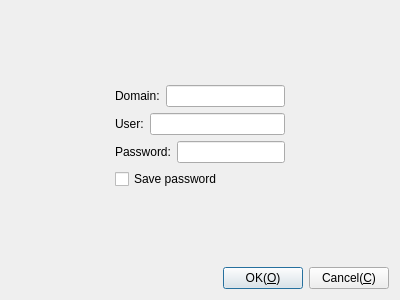
<?xml version="1.0" encoding="UTF-8"?>
<ui version="4.0">
 <class>CDlgGetUserPassword</class>
 <widget class="QDialog" name="CDlgGetUserPassword">
  <property name="geometry">
   <rect>
    <x>0</x>
    <y>0</y>
    <width>400</width>
    <height>300</height>
   </rect>
  </property>
  <property name="windowTitle">
   <string>Input password</string>
  </property>
  <layout class="QGridLayout" name="gridLayout">
   <item row="0" column="0">
    <spacer name="verticalSpacer_2">
     <property name="orientation">
      <enum>Qt::Vertical</enum>
     </property>
     <property name="sizeHint" stdset="0">
      <size>
       <width>20</width>
       <height>75</height>
      </size>
     </property>
    </spacer>
   </item>
   <item row="1" column="0">
    <layout class="QHBoxLayout" name="horizontalLayout_5">
     <item>
      <spacer name="horizontalSpacer">
       <property name="orientation">
        <enum>Qt::Horizontal</enum>
       </property>
       <property name="sizeHint" stdset="0">
        <size>
         <width>82</width>
         <height>20</height>
        </size>
       </property>
      </spacer>
     </item>
     <item>
      <layout class="QVBoxLayout" name="verticalLayout">
       <item>
        <layout class="QHBoxLayout" name="horizontalLayout_4">
         <item>
          <widget class="QLabel" name="label">
           <property name="text">
            <string>Domain:</string>
           </property>
          </widget>
         </item>
         <item>
          <widget class="QLineEdit" name="leDomain"/>
         </item>
        </layout>
       </item>
       <item>
        <layout class="QHBoxLayout" name="horizontalLayout_3">
         <item>
          <widget class="QLabel" name="label_2">
           <property name="text">
            <string>User:</string>
           </property>
          </widget>
         </item>
         <item>
          <widget class="QLineEdit" name="leUser"/>
         </item>
        </layout>
       </item>
       <item>
        <layout class="QHBoxLayout" name="horizontalLayout_2">
         <item>
          <widget class="QLabel" name="label_3">
           <property name="text">
            <string>Password:</string>
           </property>
          </widget>
         </item>
         <item>
          <widget class="QLineEdit" name="lePassword">
           <property name="echoMode">
            <enum>QLineEdit::Password</enum>
           </property>
          </widget>
         </item>
        </layout>
       </item>
       <item>
        <widget class="QCheckBox" name="cbSavePassword">
         <property name="text">
          <string>Save password</string>
         </property>
        </widget>
       </item>
      </layout>
     </item>
     <item>
      <spacer name="horizontalSpacer_2">
       <property name="orientation">
        <enum>Qt::Horizontal</enum>
       </property>
       <property name="sizeHint" stdset="0">
        <size>
         <width>82</width>
         <height>20</height>
        </size>
       </property>
      </spacer>
     </item>
    </layout>
   </item>
   <item row="2" column="0">
    <spacer name="verticalSpacer">
     <property name="orientation">
      <enum>Qt::Vertical</enum>
     </property>
     <property name="sizeHint" stdset="0">
      <size>
       <width>20</width>
       <height>73</height>
      </size>
     </property>
    </spacer>
   </item>
   <item row="3" column="0">
    <layout class="QHBoxLayout" name="horizontalLayout">
     <item>
      <spacer name="horizontalSpacer_3">
       <property name="orientation">
        <enum>Qt::Horizontal</enum>
       </property>
       <property name="sizeHint" stdset="0">
        <size>
         <width>40</width>
         <height>20</height>
        </size>
       </property>
      </spacer>
     </item>
     <item>
      <widget class="QPushButton" name="pbOK">
       <property name="text">
        <string>OK(&amp;O)</string>
       </property>
      </widget>
     </item>
     <item>
      <widget class="QPushButton" name="pbCancel">
       <property name="text">
        <string>Cancel(&amp;C)</string>
       </property>
      </widget>
     </item>
    </layout>
   </item>
  </layout>
 </widget>
 <resources/>
 <connections/>
</ui>
